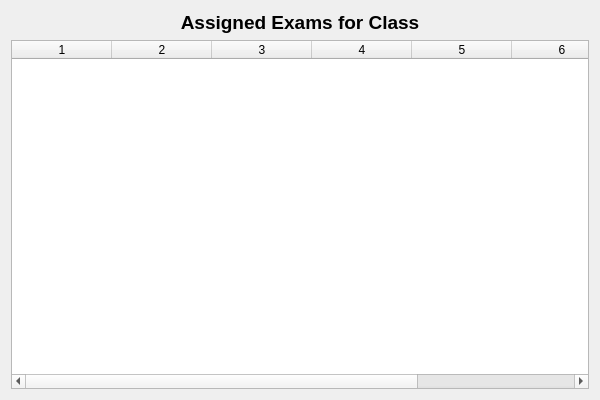
<?xml version="1.0" encoding="UTF-8"?>
<ui version="4.0">
 <class>StudentExam</class>
 <widget class="QDialog" name="StudentExam">
  <property name="geometry">
   <rect>
    <x>0</x>
    <y>0</y>
    <width>600</width>
    <height>400</height>
   </rect>
  </property>
  <property name="windowTitle">
   <string>Assigned Exams</string>
  </property>
  <layout class="QVBoxLayout" name="verticalLayout">
   <item>
    <widget class="QLabel" name="titleLabel">
     <property name="font">
      <font>
       <pointsize>14</pointsize>
       <bold>true</bold>
      </font>
     </property>
     <property name="text">
      <string>Assigned Exams for Class</string>
     </property>
     <property name="alignment">
      <set>Qt::AlignCenter</set>
     </property>
    </widget>
   </item>
   <item>
    <widget class="QTableWidget" name="tableWidget">
     <property name="columnCount">
      <number>7</number>
     </property>
     <property name="horizontalHeaderLabels">
      <stringlist>
       <string>Class</string>
       <string>Subject</string>
       <string>Invigilator</string>
       <string>Exam Date</string>
       <string>Start Time</string>
       <string>End Time</string>
       <string>Room</string>
      </stringlist>
     </property>
     <column/>
     <column/>
     <column/>
     <column/>
     <column/>
     <column/>
     <column/>
    </widget>
   </item>
  </layout>
 </widget>
 <resources/>
 <connections/>
</ui>
